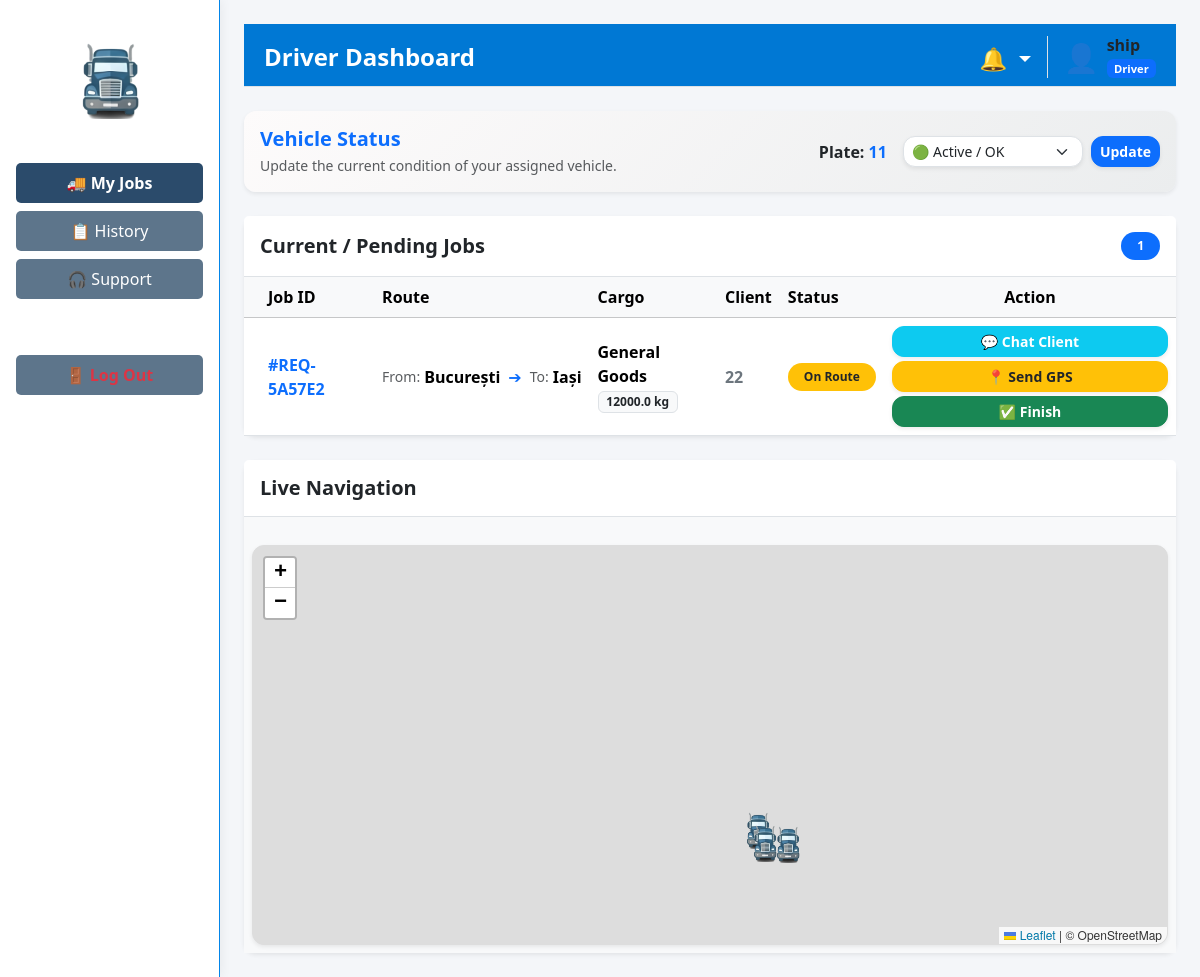
Page /driver/portal (signed in) on the committed database.
### tables this page shows
CREATE TABLE "users" (
                    id INTEGER PRIMARY KEY AUTOINCREMENT,
                    username TEXT UNIQUE NOT NULL,
                    password_hash TEXT NOT NULL,
                    role TEXT NOT NULL,
                    first_name TEXT,
                    last_name TEXT,
                    email TEXT UNIQUE,
                    phone_number TEXT,
                    date_of_birth TEXT,
                    address TEXT,
                    profile_picture TEXT,
                    failed_attempts INTEGER DEFAULT 0,
                    lockout_until TEXT
                );

CREATE TABLE vehicles (
                        id TEXT PRIMARY KEY,
                        plate_number TEXT NOT NULL,
                        type TEXT NOT NULL,
                        capacity INTEGER NOT NULL,
                        status TEXT NOT NULL
                    , last_modified_by TEXT DEFAULT 'System', last_modified_at DATETIME DEFAULT NULL);

CREATE TABLE "transport_requests" (
                    id TEXT PRIMARY KEY,
                    client TEXT NOT NULL,
                    cargo_type TEXT NOT NULL,
                    description TEXT NOT NULL,
                    weight REAL NOT NULL,
                    volume REAL NOT NULL,
                    pickup TEXT NOT NULL,
                    delivery TEXT NOT NULL,
                    preferred_date TEXT NOT NULL,
                    status TEXT NOT NULL,
                    vehicle_id TEXT, 
                    driver_id TEXT, 
                    vehicle_type TEXT, 
                    estimated_price REAL,
                    price_offer REAL, 
                    current_lat REAL, 
                    current_lng REAL,
                    last_modified_by TEXT DEFAULT 'System',
                    last_modified_at DATETIME DEFAULT NULL,
                    saved_route TEXT
                , allocated_by TEXT DEFAULT 'System', offer_expires_at DATETIME DEFAULT NULL);

### app/routes/driver_routes.py (the view)
@driver_bp.route('/driver_portal')
@driver_bp.route('/driver/portal')
def portal():
    if 'user_id' not in session or session.get('role') != 'Driver':
        flash("Access denied. Drivers only.", "danger")
        return redirect(url_for('auth.login'))
    username = session.get('username')
    notifications, unread_count = get_header_data()
    data = driver_portal_logic.load_dashboard_data(username)
    return render_template('driver/portal.html', data=data, notifications=notifications, unread_count=unread_count)

### app/templates/driver/portal.html (shortened to what this page needs)
{% extends "layouts/driver_layout.html" %}
{% block page_header %}Driver Dashboard{% endblock %}
{% block extra_css %}
    <link rel="stylesheet" href="https://unpkg.com/leaflet@1.9.4/dist/leaflet.css" />
{% endblock %}
{% block content %}
    <div class="row">
        <div class="col-12 mb-4">
            <div class="card vehicle-status-card shadow-sm border-0 custom-rounded">
                <div class="card-body d-flex justify-content-between align-items-center flex-wrap">
                    <div>
                        <h5 class="card-title text-primary fw-bold mb-1">Vehicle Status</h5>
                        <p class="card-text text-muted mb-0 small">Update the current condition of your assigned vehicle.</p>
                    </div>
                    {% if data.my_vehicle %}
                    <form action="{{ url_for('driver.update_vehicle_status') }}" method="POST" class="d-flex align-items-center mt-3 mt-md-0">
                        <label class="me-3 fw-bold text-dark">Plate: <span class="text-primary">{{ data.my_vehicle.plate_number }}</span></label>
                        <select name="status" class="form-select form-select-sm me-2 shadow-sm custom-rounded" style="width: 180px;">
                            <option value="Active" {% if data.my_vehicle.status == 'Active' %}selected{% endif %}>🟢 Active / OK</option>
                        </select>
                        <button type="submit" class="btn btn-sm btn-primary custom-rounded shadow-sm fw-bold">Update</button>
                    </form>
                    {% else %}
                        <div class="text-muted fst-italic bg-light px-3 py-2 rounded">No vehicle currently assigned.</div>
                    {% endif %}
                </div>
            </div>
        </div>
        <div class="col-lg-12 mb-4">
            <div class="card shadow-sm border-0 custom-rounded">
                <div class="card-header bg-white border-bottom py-3 d-flex justify-content-between align-items-center">
                    <h5 class="fw-bold mb-0 text-dark">Current / Pending Jobs</h5>
                    <span class="badge bg-primary rounded-pill px-3 py-2">{{ data.my_jobs|length }}</span>
                </div>
                <div class="card-body p-0">
                    {% if data.my_jobs|length == 0 %}
                        <div class="empty-state">
                            <div class="mb-3 fs-1 opacity-50">📭</div>
                            <h5 class="fw-bold text-dark">No active jobs at the moment</h5>
                            <p>You have no pending or active deliveries assigned. Take a break!</p>
                        </div>
                    {% else %}
                        <div class="table-responsive">
                            <table class="table table-hover mb-0 align-middle">
                                <thead class="table-light">
                                    <tr>
                                        <th class="ps-4">Job ID</th>
                                        <th>Route</th>
                                        <th>Cargo</th>
                                        <th>Client</th>
                                        <th>Status</th>
                                        <th class="text-center">Action</th>
                                    </tr>
                                </thead>
                                <tbody>
                                    {% for job in data.my_jobs %}
                                    <tr>
                                        <td class="ps-4 fw-bold text-primary">#{{ job.id }}</td>
                                        <td>
                                            <div class="d-flex align-items-center">
                                                <span class="small text-muted me-1">From:</span>
                                                <div class="text-truncate fw-bold" style="max-width: 120px;">{{ job.pickup }}</div>
                                                <span class="mx-2 text-primary">➔</span>
                                                <span class="small text-muted me-1">To:</span>
                                                <div class="text-truncate fw-bold" style="max-width: 120px;">{{ job.delivery }}</div>
                                            </div>
                                        </td>
                                        <td>
                                            <span class="d-block fw-bold">{{ job.cargo_type }}</span>
                                            <span class="badge bg-light text-dark border">{{ job.weight }} kg</span>
                                        </td>
                                        <td class="fw-bold text-secondary">{{ job.client }}</td>
                                        <td>
                                            {% if job.status == 'Accepted' %}
                                                <span class="badge rounded-pill bg-info px-3 py-2">Ready to Start</span>
                                            {% elif job.status == 'In Transit' %}
                                                <span class="badge rounded-pill bg-warning px-3 py-2 text-dark">On Route</span>
                                            {% else %}
                                                <span class="badge rounded-pill bg-secondary px-3 py-2">{{ job.status }}</span>
                                            {% endif %}
                                        </td>
                                        <td class="text-center">
                                            <a href="{{ url_for('driver.job_chat', job_id=job.id) }}" class="btn btn-sm btn-info custom-rounded w-100 mb-1 shadow-sm fw-bold text-white">
                                                💬 Chat Client
                                            </a>
                                            {% if job.status == 'Accepted' %}
                                                <form action="{{ url_for('driver.update_job_status', job_id=job.id, new_status='In Transit') }}" method="POST" class="d-inline">
                                                    <button type="submit" class="btn btn-sm btn-primary custom-rounded w-100 mb-1 shadow-sm fw-bold">🚀 Start Journey</button>
                                                </form>
                                            {% elif job.status == 'In Transit' %}
                                                <button onclick="startGPS('{{ job.id }}', '{{ job.pickup }}', '{{ job.delivery }}')" class="btn btn-sm btn-warning custom-rounded w-100 mb-1 shadow-sm fw-bold text-dark">📍 Send GPS</button>
                                                <form action="{{ url_for('driver.update_job_status', job_id=job.id, new_status='Delivered') }}" method="POST" class="d-inline">
                                                    <button type="submit" class="btn btn-sm btn-success custom-rounded w-100 shadow-sm fw-bold" onclick="return confirm('Are you sure you have delivered the cargo?');">✅ Finish</button>
                                                </form>
                                            {% endif %}
                                        </td>
                                    </tr>
                                    {% endfor %}
                                </tbody>
                            </table>
                        </div>
                    {% endif %}
                </div>
            </div>
        </div>
        <div class="col-lg-12">
            <div class="card shadow-sm border-0 custom-rounded">
                <div class="card-header bg-white border-bottom py-3">
                    <h5 class="fw-bold mb-0 text-dark">Live Navigation</h5>
                </div>
                <div class="card-body p-2 bg-light">
                    <div id="map-container" class="shadow-sm"></div>
                </div>
            </div>
        </div>
    </div>
{% endblock %}

### app/templates/layouts/driver_layout.html (shortened to what this page needs)
<!DOCTYPE html>
<html lang="en">
<head>
    <link href="https://cdn.jsdelivr.net/npm/bootstrap@5.3.8/dist/css/bootstrap.min.css" rel="stylesheet">
    <link rel="stylesheet" href="https://cdnjs.cloudflare.com/ajax/libs/font-awesome/6.4.0/css/all.min.css">
    <link rel="stylesheet" href="{{ url_for('static', filename='css/style.css') }}">
    {% block extra_css %}{% endblock %}
</head>
<body class="bg-light">
<div class="dashboard-wrapper">
    <div class="sidebar" style="background-color: #ffffff; border-right: 1px solid #0285e9; box-shadow: 2px 0 10px rgba(0,0,0,0.05);">
        <div class="text-center mt-3 mb-4">
            <img src="{{ url_for('static', filename='img/truck.png') }}" alt="Logo" style="width: 100px;">
        </div>
        <a href="{{ url_for('driver.portal') }}" class="nav-btn {% if request.endpoint == 'driver.portal' %}active fw-bold{% endif %}">🚚 My Jobs</a>
        <a href="{{ url_for('driver.history') }}" class="nav-btn {% if request.endpoint == 'driver.history' %}active fw-bold{% endif %}">📋 History</a>
        <a href="{{ url_for('driver.support') }}" class="nav-btn {% if request.endpoint == 'driver.support' %}active fw-bold{% endif %}">🎧 Support</a>
        <a href="{{ url_for('auth.logout') }}" class="nav-btn mt-5 text-danger fw-bold">🚪 Log Out</a>
    </div>
    <div class="main-content p-4">
        <div class="top-navbar d-flex justify-content-between align-items-center mb-4 border-bottom pb-2">
            <div>
                <h2 class="h4 mb-0 fw-bold">{% block page_header %}Dashboard{% endblock %}</h2>
            </div>
            <div class="user-info d-flex align-items-center">
                <div class="dropdown d-inline-block mt-1 me-1">
                    <span class="dropdown-toggle text-decoration-none" id="notifDropdown" role="button" data-bs-toggle="dropdown" aria-expanded="false" style="cursor: pointer; position: relative; font-size: 1.4rem;">
                        🔔
                    </span>
                </div>
                <a href="{{ url_for('profile.view_profile') }}" class="text-decoration-none text-dark" style="transition: opacity 0.2s;" onmouseover="this.style.opacity='0.8'" onmouseout="this.style.opacity='1'">
                    <div class="user-profile border-start ps-3 ms-1 d-flex align-items-center" style="cursor: pointer;">
                        {% if session.get('profile_picture') and session.get('profile_picture') != '' %}
                            <img src="{{ url_for('static', filename='img/avatars/' + session.get('profile_picture')) }}"
                                 alt="Avatar"
                                 style="width: 38px; height: 38px; object-fit: cover; border-radius: 50%; border: 2px solid #007bff; margin-right: 10px; box-shadow: 0 2px 4px rgba(0,0,0,0.1);">
                        {% else %}
                            <span class="fs-3 me-2" style="line-height: 1;">👤</span>
                        {% endif %}
                        <div class="d-flex flex-column justify-content-center">
                            <span class="fw-bold" style="font-size: 1rem; line-height: 1.2;">
                                {{ session.get('username', 'Guest') }}
                            </span>
                            <span class="badge bg-primary mt-1" style="font-size: 0.70rem; align-self: flex-start;">
                                {{ session.get('role', 'User') }}
                            </span>
                        </div>
                    </div>
                </a>
            </div>
        </div>
        {% block content %}
        {% endblock %}
    </div>
</div>
</body>
</html>

### rows in the picture
users: get "ship", get "Driver"
vehicles: my_vehicle.plate_number "11", status "🟢 Active / OK"
transport_requests: id "REQ-5A57E2", pickup "București", delivery "Iași", cargo_type "General Goods", weight "12000.0", client "22", status "On Route"

### other values in the picture
{{ data.my_jobs|length }} "1"
